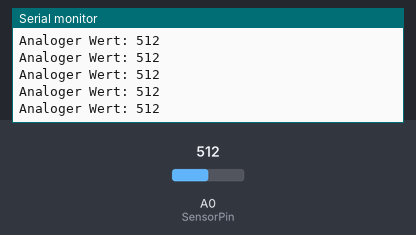
Bench run of a sketch on a simulated Arduino Uno, built with avr-gcc and run on an emulated ATmega328P. Parts: the last lines printed to the serial monitor. The inputs (shaded band) are chosen by the test bench; at power-on: A0 (SensorPin) = 512.

Above: at 1.2 s.
1.3 s: A0 (SensorPin) set to 716
At 1.31 s:
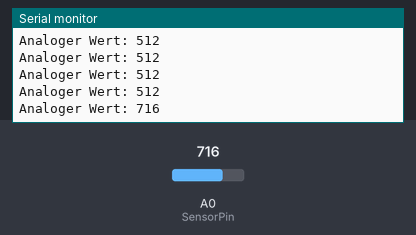
2.8 s: A0 (SensorPin) set to 900
At 2.82 s:
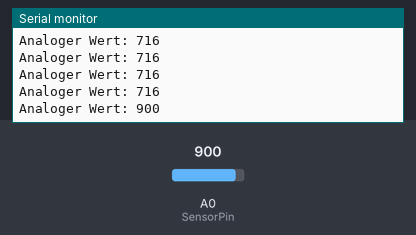
Timing chart, 0 to 5.8 s (numbered marks = the images above; inputs shaded):
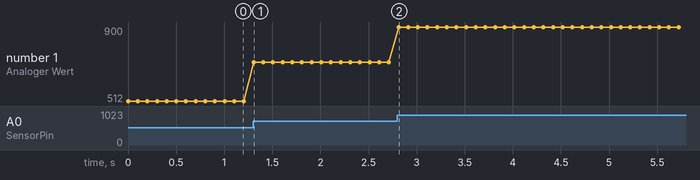

Measured:
- after the input at 1.3 s, the serial monitor: prints a new line at once (image 1)
- after the input at 2.8 s, the serial monitor: prints a new line at once (image 2)
- plotted number 1: 512 → 716 after the input at 1.3 s, 716 → 900 after the input at 2.8 s

The sketch:

Helligkeit.ino
```cpp
// (licence header left out)
const int SensorPin = A0;


void setup()
{
    Serial.begin(9600);

    pinMode(SensorPin, INPUT);
}


void loop()
{
    int value = analogRead(SensorPin);

    Serial.print("Analoger Wert: "); Serial.println(value);

    delay(100);
}

/* IDEEN:
   1. Erweitere das Programm: sobald die Heligkeit zu niedrig ist, soll
   	  die eingebaute LED aufleuchten.
   2. Zwischen welchen Werten liegt der gemessene Wert? Erweitere das Programm
      so, dass der Wert in den Bereich [0,100] umgerechnet wird.
*/
```
